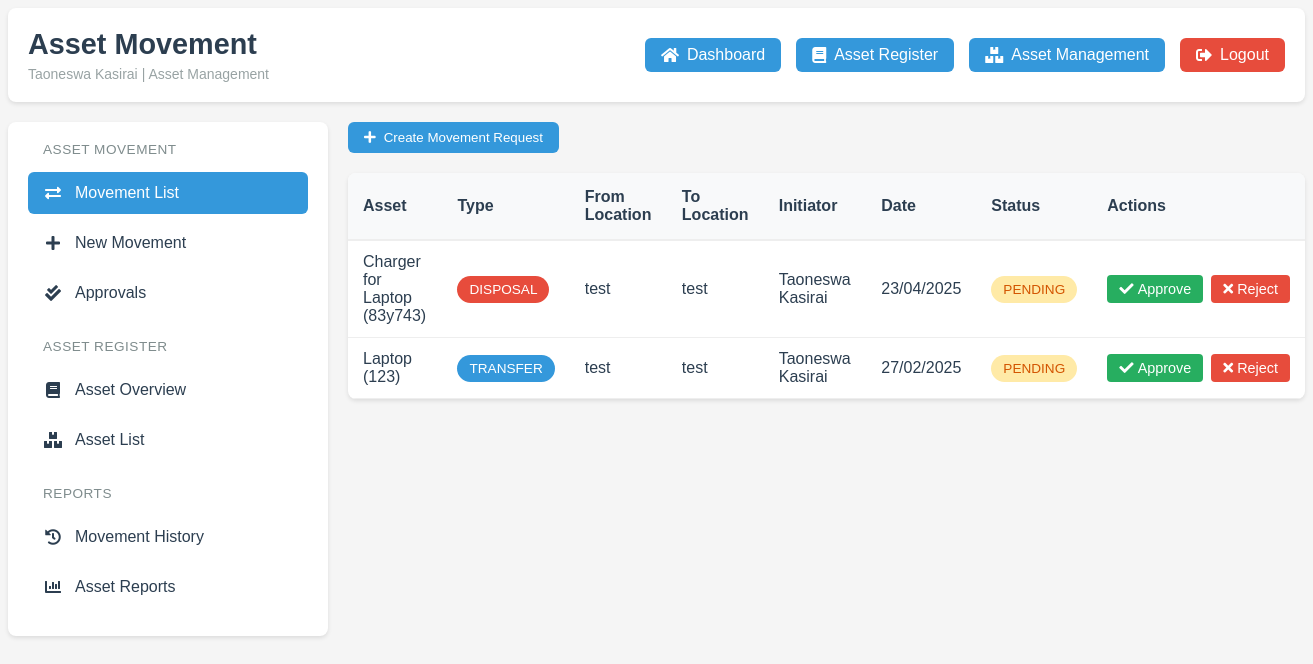
/asset-movement/ (signed in), run on the app's committed database.
### myapp/models.py (models this page shows, shortened)
class Employee(models.Model):
    employee_number = models.CharField(max_length=10, unique=True)
    name = models.CharField(max_length=100)
    surname = models.CharField(max_length=100)
    department = models.ForeignKey(Department, on_delete=models.PROTECT)
    branch = models.CharField(max_length=100)
    section = models.CharField(max_length=100)
    email = models.EmailField(unique=True)
    phone_regex = RegexValidator(
        regex=r'^07\d{8}$',
        message="Phone number must start with '07' and be 10 digits long"
    )
    phone_number = models.CharField(
        validators=[phone_regex],
        max_length=10,
        unique=True
    )
    signature = models.ImageField(
        upload_to='signatures/', null=True, blank=True)
    created_at = models.DateTimeField(auto_now_add=True)
    password = models.CharField(
        max_length=128, default=make_password('defaultpassword'))
    is_first_login = models.BooleanField(default=True)
    is_active = models.BooleanField(default=True)
    roles = models.ManyToManyField(Role, blank=True)
    class Meta:
        ordering = ['surname', 'name']

class Department(models.Model):
    code = models.CharField(max_length=10, unique=True)
    name = models.CharField(max_length=100)
    description = models.TextField(blank=True)
    is_active = models.BooleanField(default=True)
    created_at = models.DateTimeField(auto_now_add=True)
    def __str__(self):
        return self.name
    class Meta:
        ordering = ['name']

class AssetMovement(models.Model):
    MOVEMENT_TYPES = [
        ('TRANSFER', 'Transfer'),
        ('DISPOSAL', 'Disposal'),
        ('REPAIR', 'Repair'),
    ]
    STATUS_CHOICES = [
        ('PENDING', 'Pending'),
        ('APPROVED', 'Approved'),
        ('REJECTED', 'Rejected'),
    ]
    STAGE_CHOICES = [
        ('INITIATED', 'Initiated'),
        ('IN_PROGRESS', 'In Progress'),
        ('COMPLETED', 'Completed'),
    ]
    asset = models.ForeignKey(Asset, on_delete=models.CASCADE)
    movement_type = models.CharField(max_length=20, choices=MOVEMENT_TYPES)
    from_location = models.CharField(max_length=100)
    to_location = models.CharField(max_length=100)
    reason = models.TextField()
    status = models.CharField(
        max_length=20, choices=STATUS_CHOICES, default='PENDING')
    stage = models.CharField(
        max_length=20, choices=STAGE_CHOICES, default='INITIATED')
    initiator = models.ForeignKey(
        Employee, on_delete=models.CASCADE, related_name='initiated_movements')
    approver = models.ForeignKey(
        Employee, on_delete=models.SET_NULL, null=True, blank=True,
        related_name='approved_movements',
        help_text="Employee who approved or rejected this movement")
    approval_date = models.DateTimeField(null=True, blank=True)
    attachment = models.FileField(upload_to='movement_attachments/', null=True, blank=True,
                                  help_text="Upload any relevant documents (e.g., transfer forms, repair reports)")
    created_at = models.DateTimeField(auto_now_add=True)
    updated_at = models.DateTimeField(auto_now=True)
    class Meta:
        ordering = ['-created_at']

class Asset(models.Model):
    CONDITION_CHOICES = [
        ('NEW', 'New'),
        ('GOOD', 'Good'),
        ('FAIR', 'Fair'),
        ('POOR', 'Poor'),
        ('RETIRED', 'Retired'),
    ]
    asset_number = models.CharField(max_length=50, unique=True)
    serial_number = models.CharField(
        max_length=100, blank=True, null=True)  # Add this line
    name = models.CharField(max_length=100)
    category = models.CharField(max_length=50)
    description = models.TextField(blank=True)
    department = models.ForeignKey(
        Department, on_delete=models.SET_NULL, null=True)
    location = models.CharField(max_length=100)
    purchase_date = models.DateField()
    purchase_cost = models.DecimalField(max_digits=10, decimal_places=2)
    condition = models.CharField(max_length=10, choices=CONDITION_CHOICES)
    is_active = models.BooleanField(default=True)
    created_at = models.DateTimeField(auto_now_add=True)
    updated_at = models.DateTimeField(auto_now=True)
    is_deleted = models.BooleanField(default=False)
    deleted_at = models.DateTimeField(null=True, blank=True)
    deleted_by = models.ForeignKey(
        Employee, on_delete=models.SET_NULL, null=True, blank=True, related_name='deleted_assets')
    initiator = models.ForeignKey(
        Employee, on_delete=models.SET_NULL, null=True, related_name='initiated_assets')

### myapp/views.py (the view)
# urls.py: path('asset-movement/', views.asset_movement, name='asset_movement'),
def asset_movement(request):
    if 'employee_id' not in request.session:
        return redirect('login')
    employee = Employee.objects.get(id=request.session['employee_id'])
    context = {
        'employee': employee,
        'movements': AssetMovement.objects.all().order_by('-created_at'),
        'assets': Asset.objects.filter(is_active=True)
    }
    return render(request, 'myapp/asset_movement.html', context)

### myapp/templates/myapp/asset_movement.html (shortened to what this page needs)
<!DOCTYPE html>
<html>
<head>
    {% load static %}
    <link rel="stylesheet" type="text/css" href="{% static 'myapp/css/style.css' %}">
    <link href="https://cdnjs.cloudflare.com/ajax/libs/font-awesome/5.15.4/css/all.min.css" rel="stylesheet">
</head>
<body>
    <div class="dashboard-header">
        <div class="user-info">
            <h1>Asset Movement</h1>
            <p class="user-details">{{ employee.name }} {{ employee.surname }} | {{ employee.department }}</p>
        </div>
        <div class="header-actions">
            <a href="{% url 'dashboard' %}" class="btn-primary">
                <i class="fas fa-home"></i> Dashboard
            </a>
            <a href="{% url 'asset_register' %}" class="btn-primary">
                <i class="fas fa-book"></i> Asset Register
            </a>
            <a href="{% url 'asset_management' %}" class="btn-primary">
                <i class="fas fa-boxes"></i> Asset Management
            </a>
            <a href="{% url 'logout' %}" class="logout-button">
                <i class="fas fa-sign-out-alt"></i> Logout
            </a>
        </div>
    </div>
    <div class="layout-container">
        <div class="sidebar">
            <div class="sidebar-section">
                <div class="sidebar-title">Asset Movement</div>
                <ul class="sidebar-menu">
                    <li>
                        <a href="{% url 'asset_movement' %}" class="active">
                            <i class="fas fa-exchange-alt"></i>
                            Movement List
                        </a>
                    </li>
                    <li>
                        <a href="#" onclick="openMovementModal(); return false;">
                            <i class="fas fa-plus"></i>
                            New Movement
                        </a>
                    </li>
                    <li>
                        <a href="{% url 'movement_approvals' %}">
                            <i class="fas fa-check-double"></i>
                            Approvals
                        </a>
                    </li>
                </ul>
            </div>
            <div class="sidebar-section">
                <div class="sidebar-title">Asset Register</div>
                <ul class="sidebar-menu">
                    <li>
                        <a href="{% url 'asset_register' %}">
                            <i class="fas fa-book"></i>
                            Asset Overview
                        </a>
                    </li>
                    <li>
                        <a href="{% url 'asset_management' %}">
                            <i class="fas fa-boxes"></i>
                            Asset List
                        </a>
                    </li>
                </ul>
            </div>
            <div class="sidebar-section">
                <div class="sidebar-title">Reports</div>
                <ul class="sidebar-menu">
                    <li>
                        <a href="{% url 'movement_history' %}">
                            <i class="fas fa-history"></i>
                            Movement History
                        </a>
                    </li>
                    <li>
                        <a href="#">
                            <i class="fas fa-chart-bar"></i>
                            Asset Reports
                        </a>
                    </li>
                </ul>
            </div>
        </div>
        <div class="main-content">
            <div class="content-header">
                <button class="btn-primary" onclick="openMovementModal()">
                    <i class="fas fa-plus"></i> Create Movement Request
                </button>
            </div>
            <table class="movement-table">
                <thead>
                    <tr>
                        <th>Asset</th>
                        <th>Type</th>
                        <th>From Location</th>
                        <th>To Location</th>
                        <th>Initiator</th>
                        <th>Date</th>
                        <th>Status</th>
                        <th>Actions</th>
                    </tr>
                </thead>
                <tbody>
                    {% for movement in movements %}
                    <tr>
                        <td>{{ movement.asset.name }} ({{ movement.asset.asset_number }})</td>
                        <td>
                            <span class="movement-badge {{ movement.movement_type|lower }}">
                                {{ movement.movement_type }}
                            </span>
                        </td>
                        <td>{{ movement.from_location }}</td>
                        <td>{{ movement.to_location }}</td>
                        <td>{{ movement.initiator.name }} {{ movement.initiator.surname }}</td>
                        <td>{{ movement.created_at|date:"d/m/Y" }}</td>
                        <td>
                            <span class="status-badge status-{{ movement.status|lower }}">
                                {{ movement.status }}
                            </span>
                        </td>
                        <td>
                            {% if movement.status == 'PENDING' %}
                            <div class="action-buttons">
                                <button class="btn-approve" onclick="approveMovement('{{ movement.id }}')">
                                    <i class="fas fa-check"></i> Approve
                                </button>
                                <button class="btn-reject" onclick="rejectMovement('{{ movement.id }}')">
                                    <i class="fas fa-times"></i> Reject
                                </button>
                            </div>
                            {% endif %}
                        </td>
                    </tr>
                    {% endfor %}
                </tbody>
            </table>
        </div>
    </div>
</body>
</html>

### myapp/static/myapp/css/style.css (style rules this page uses)
body { background-color: #f5f5f5; font-family: Arial, sans-serif; }
.dashboard-header { background: #2c3e50; color: white; padding: 20px; display: flex; justify-content: space-between; align-items: center; }
.user-info { flex: 1; }
.user-info h1 { margin: 5px 0; font-size: 24px; }
.user-details { font-size: 14px; opacity: 0.8; }
.header-actions { padding-left: 20px; }
.logout-button { background: transparent; border: 1px solid white; color: white; padding: 8px 16px; border-radius: 4px; cursor: pointer; transition: all 0.3s; }

### myapp/templates/myapp/asset_movement.html (style rules this page uses)
.dashboard-header { background: white; padding: 20px; border-radius: 8px; box-shadow: 0 2px 4px rgba(0,0,0,0.1); margin-bottom: 30px; display: flex; justify-content: space-between; align-items: center; }
.user-info h1 { margin: 0; color: #2c3e50; font-size: 1.8em; }
.user-details { color: #7f8c8d; margin: 5px 0 0; }
.header-actions { display: flex; gap: 15px; }
.btn-primary { background-color: #3498db; color: white; border: none; padding: 8px 16px; border-radius: 6px; cursor: pointer; text-decoration: none; display: flex; align-items: center; gap: 8px; font-weight: 500; transition: background-color 0.2s; }
.logout-button { background-color: #e74c3c; color: white; border: none; padding: 8px 16px; border-radius: 6px; cursor: pointer; text-decoration: none; display: flex; align-items: center; gap: 8px; font-weight: 500; transition: background-color 0.2s; }
.content-header { display: flex; justify-content: space-between; align-items: center; margin-bottom: 20px; }
.movement-table { width: 100%; background: white; border-radius: 8px; box-shadow: 0 2px 4px rgba(0,0,0,0.1); border-collapse: separate; border-spacing: 0; overflow: hidden; }
.movement-table th { background-color: #f8f9fa; padding: 15px; text-align: left; font-weight: 600; color: #2c3e50; border-bottom: 2px solid #eee; }
.movement-table td { padding: 12px 15px; border-bottom: 1px solid #eee; color: #2c3e50; }
.status-badge { padding: 6px 12px; border-radius: 20px; font-size: 0.85em; font-weight: 500; display: inline-block; }
.status-pending { background-color: #ffeaa7; color: #d35400; }
.movement-badge { padding: 6px 12px; border-radius: 20px; font-size: 0.85em; font-weight: 500; display: inline-block; }
.movement-badge.transfer { background-color: #3498db; color: white; }
.movement-badge.disposal { background-color: #e74c3c; color: white; }
.action-buttons { display: flex; gap: 8px; }
.btn-approve, .btn-reject { padding: 6px 12px; border-radius: 4px; border: none; cursor: pointer; font-size: 0.9em; display: flex; align-items: center; gap: 4px; transition: background-color 0.2s; }
.btn-approve { background-color: #27ae60; color: white; }
.btn-reject { background-color: #e74c3c; color: white; }
.layout-container { display: flex; min-height: calc(100vh - 100px); margin-top: 20px; }
.sidebar { width: 280px; background: white; border-radius: 8px; box-shadow: 0 2px 4px rgba(0,0,0,0.1); padding: 20px; margin-right: 20px; height: fit-content; }
.sidebar-section { margin-bottom: 25px; }
.sidebar-section:last-child { margin-bottom: 0; }
.sidebar-title { color: #7f8c8d; font-size: 0.85em; text-transform: uppercase; letter-spacing: 0.5px; margin-bottom: 15px; padding-left: 15px; }
.sidebar-menu { list-style: none; padding: 0; margin: 0; }
.sidebar-menu li { margin-bottom: 8px; }
.sidebar-menu a { display: flex; align-items: center; padding: 12px 15px; color: #2c3e50; text-decoration: none; border-radius: 6px; transition: all 0.2s; font-weight: 500; }
.sidebar-menu a.active { background-color: #3498db; color: white; }
.sidebar-menu i { width: 20px; margin-right: 12px; text-align: center; }
.main-content { flex: 1; min-width: 0; }
.dashboard-header { margin-bottom: 20px; }
.content-header { margin-bottom: 20px; }

### data on the page
Employee: name "Taoneswa", surname "Kasirai", department "Asset Management"
AssetMovement: asset.name "Charger for Laptop", asset.asset_number "83y743", movement_type "DISPOSAL", from_location "test", to_location "test", initiator.name "Taoneswa", initiator.surname "Kasirai", created_at "23/04/2025", status "PENDING"
AssetMovement: asset.name "Laptop", asset.asset_number "123", movement_type "TRANSFER", from_location "test", to_location "test", initiator.name "Taoneswa", initiator.surname "Kasirai", created_at "27/02/2025", status "PENDING"
